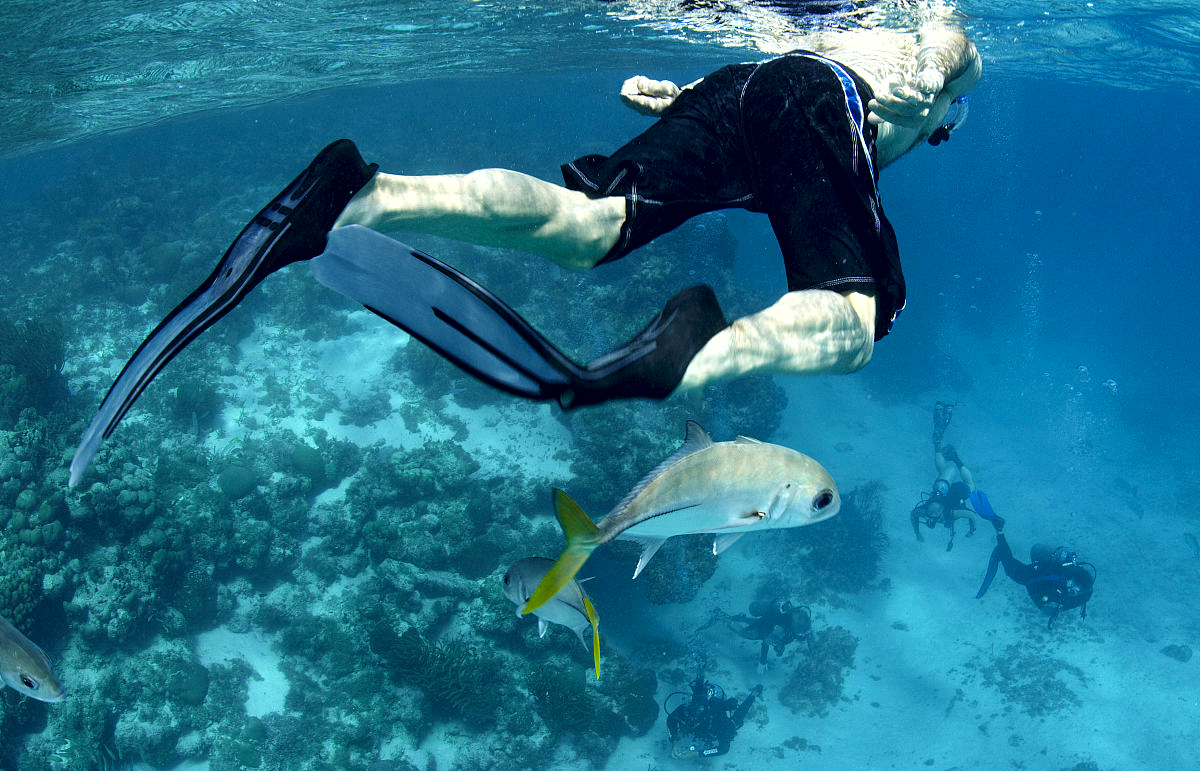
%> input picture uwrepos/NR-UIQA/img1.png, 1200 x 771 px
$ octave --eval "result = Contrast_feat(imread('../img1.png'));"   (GNU Octave 9; MATLAB toolbox functions it lacks are replaced by stand-ins)
%> lines starting %> are read from the running program, lines starting %| are printed output that depends on the picture
### uwrepos/NR-UIQA/functions/Con_Moments.m
function vectors = Con_Moments(img)
    lab = rgb2lab(img);
    L_Img = lab(:,:,1);
    A_Img = lab(:,:,2);
    B_Img = lab(:,:,3);
    [m,n] = size(L_Img);
    N = m*n;

    % 求一阶矩-均值
    hMean = mean2( L_Img );
    sMean = mean2( A_Img );
    vMean = mean2( B_Img );

    % 求二阶矩-方差
    hSig = sqrt( sum(sum((L_Img-hMean).^2))/N );
    sSig = sqrt( sum(sum((A_Img-sMean).^2))/N );
    vSig = sqrt( sum(sum((B_Img-vMean).^2))/N );

    % 求三阶矩-斜度
    h3   = sum( sum( (L_Img-hMean).^3 ) );
    hSke = ( h3/N )^(1/3);
    s3   = sum( sum( (A_Img-sMean).^3 ) );
    sSke = ( s3/N )^(1/3);
    v3   = sum( sum( (B_Img-vMean).^3 ) );
    vSke = ( v3/N )^(1/3);

    %求四阶矩—峰度
     h4   = sum( sum( (L_Img-hMean).^4 ) );
    hKu = ( h4/N )^(1/4)-3;
    s4   = sum( sum( (A_Img-sMean).^4 ) );
    sKu = ( s4/N )^(1/4)-3;
    v4   = sum( sum( (B_Img-vMean).^4 ) );
    vKu = ( v4/N )^(1/4)-3;

    vectors = [ hMean, hSig, hSke,hKu, sMean, sSig, sSke,sKu, vMean, vSig, vSke,vKu ];
end

### uwrepos/NR-UIQA/functions/Contrast_feat.m
function Contrast_feature = Contrast_feat(I)
 Edi= Con_entropy(I);
 n_Edi = Con_nEntropy(I);
 Moment= Con_Moment(I);
 Contrast_feature = [Edi  n_Edi Moment];
end

function Edi=  Con_entropy (I)
M=entropy(I);
%> M = 7.52
Edi=[];
Imi=I-120;
I1 = min(max(Imi,0),255);
E1=entropy(I1)-entropy(I);
%> E1 = -3.98
Imi=I-90;
I2 = min(max(Imi,0),255);
E2=entropy(I2)-entropy(I);
%> E2 = -2.54
Imi=I-60;
I3 = min(max(Imi,0),255);
E3=entropy(I3)-entropy(I);
%> E3 = -1.78
Imi=I-30;
I4 = min(max(Imi,0),255);
E4=entropy(I4)-entropy(I);
%> E4 = -1.04
Imi=I+30;
I5 = min(max(Imi,0),255);
E5=entropy(I5)-entropy(I);
%> E5 = -0.11
Imi=I+60;
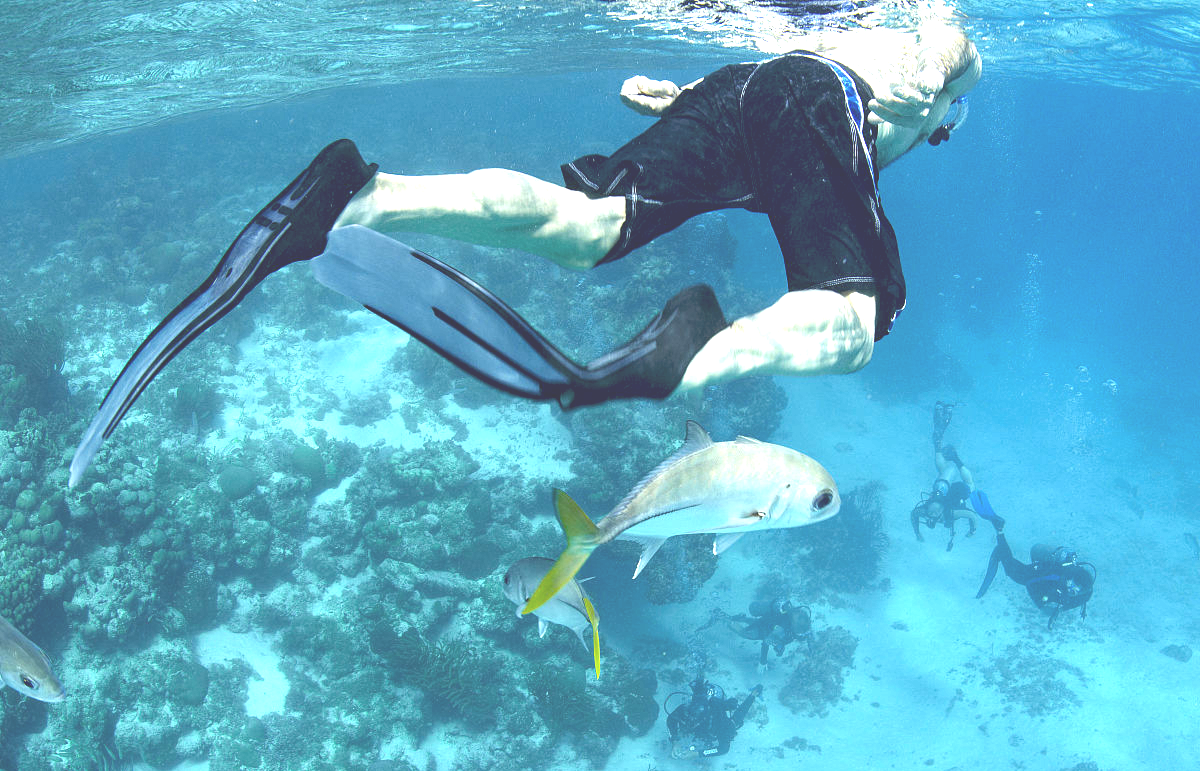
%> Imi: size 771x1200x3 uint8; mean R, G, B 91.1, 172.2, 199.6
I6 = min(max(Imi,0),255);
E6=entropy(I6)-entropy(I);
%> E6 = -0.42
Imi=I+90;
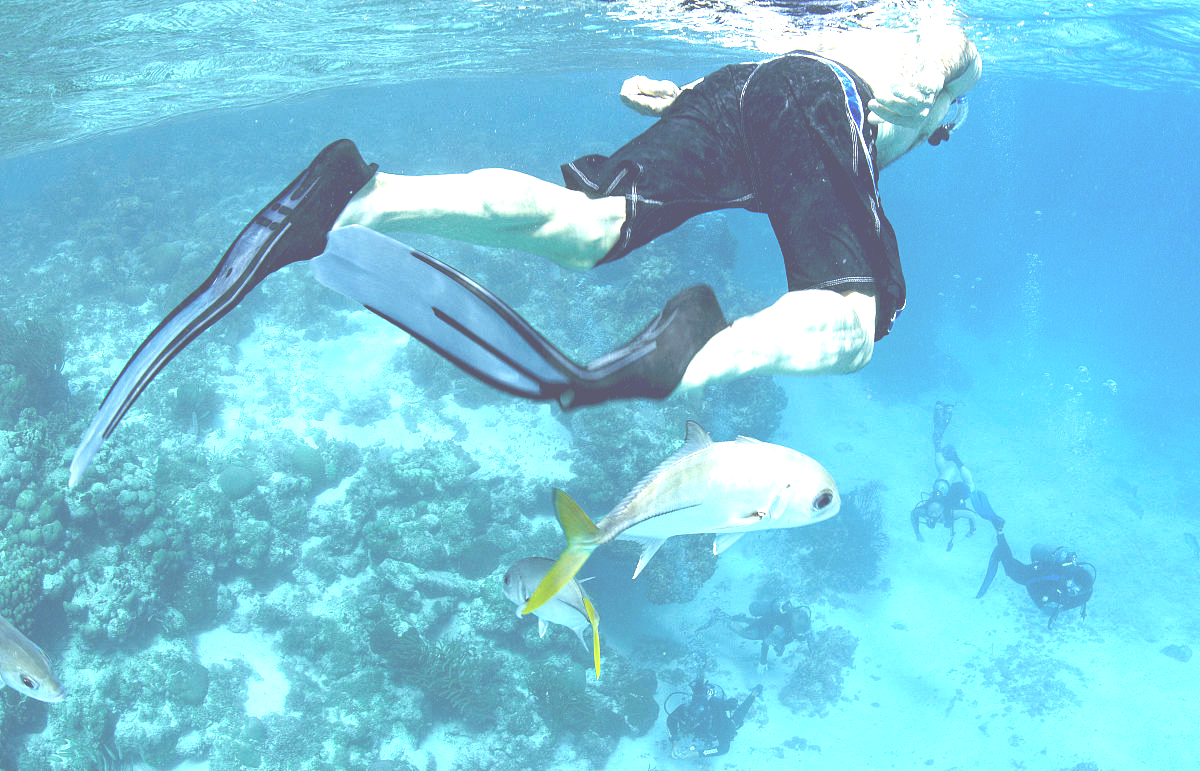
%> Imi: size 771x1200x3 uint8; mean R, G, B 120.1, 199.3, 222.8
I7 = min(max(Imi,0),255);
E7=entropy(I7)-entropy(I);
%> E7 = -1.06
Imi=I+120;
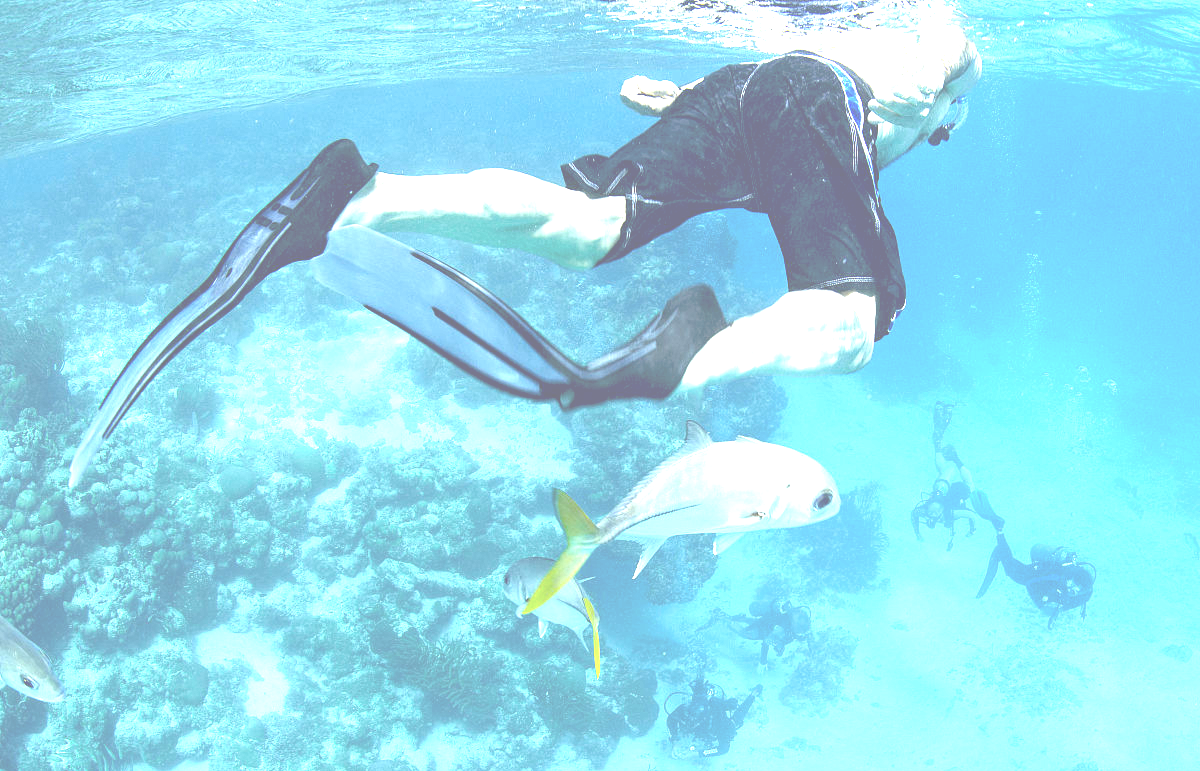
%> Imi: size 771x1200x3 uint8; mean R, G, B 148.9, 223, 239.3
I8 = min(max(Imi,0),255);
E8=entropy(I8)-entropy(I);
%> E8 = -2.03
Edi=[Edi E8 E7 E6 E5 E4 E3 E2 E1];
%> Edi = [-2.03 -1.06 -0.42 -0.11 -1.04 -1.78 -2.54 -3.98]
end

function n_Edi = Con_nEntropy(I)
M=8;N=8;% M/N设置
[m,n,c]=size(I);
%> m = 771; n = 1200; c = 3
xb=round(m/M)*M;yb=round(n/N)*N;%找到能被整除的M,N
%> after `xb=round(m/M)*M`: xb = 768
%> after `yb=round(n/N)*N`: yb = 1200
I=imresize(I,[xb,yb]);
[m,n,c]=size(I);
%> m = 768
count =1;
mb=[];
for i=1:M
for j=1:N
  block =I((i-1)*m/M+1:m/M*i,(j-1)*n/N+1:j*n/N,:);%图像分成块
  Edi = Con_entropy (block);
  mb=[mb;Edi];
  n_Edi=mean(mb);
count = count+1;
end
end
%> after the loop, count = 65
%> in Contrast_feat, `n_Edi = Con_nEntropy(I);`: n_Edi = [-1.85 -0.965 -0.378 -0.105 -0.969 -1.64 -2.34 -3.69]
end

function moment = Con_Moment(I)
moment = [];
vector = Con_Moments(I);
%> in Con_Moments, `lab = rgb2lab(img);`: lab: size 771x1200x3 double; mean of channels 1, 2, 3 44.3, -11.9, -21.9
%> in Con_Moments, `B_Img = lab(:,:,3);`:
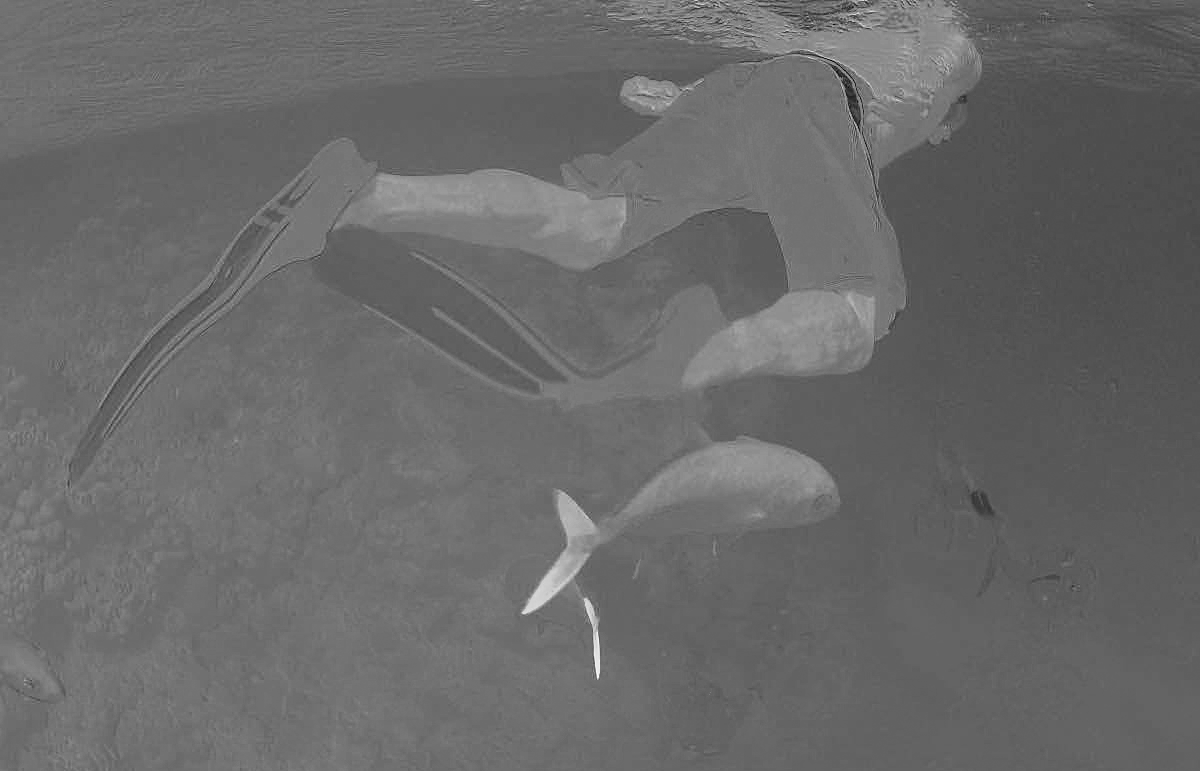
%> B_Img: size 771x1200 double; min -98.01, max 85.4, mean -21.9; drawn with min black and max white
%> in Con_Moments, `hMean = mean2( L_Img );`: hMean = 44.35
%> in Con_Moments, `sMean = mean2( A_Img );`: sMean = -11.95
%> in Con_Moments, `vMean = mean2( B_Img );`: vMean = -21.93
%> in Con_Moments, `hSig = sqrt( sum(sum((L_Img-hMean).^2))/N );`: hSig = 18.86
%> in Con_Moments, `sSig = sqrt( sum(sum((A_Img-sMean).^2))/N );`: sSig = 8.45
%> in Con_Moments, `vSig = sqrt( sum(sum((B_Img-vMean).^2))/N );`: vSig = 10.98
%> in Con_Moments, `h3   = sum( sum( (L_Img-hMean).^3 ) );`: h3 = 832507877.8
%> in Con_Moments, `hSke = ( h3/N )^(1/3);`: hSke = 9.65
%> in Con_Moments, `s3   = sum( sum( (A_Img-sMean).^3 ) );`: s3 = 208628254.3
%> in Con_Moments, `sSke = ( s3/N )^(1/3);`: sSke = 6.09
%> in Con_Moments, `v3   = sum( sum( (B_Img-vMean).^3 ) );`: v3 = 1.13e+09
%> in Con_Moments, `vSke = ( v3/N )^(1/3);`: vSke = 10.7
%> in Con_Moments, `h4   = sum( sum( (L_Img-hMean).^4 ) );`: h4 = 4.5e+11
%> in Con_Moments, `hKu = ( h4/N )^(1/4)-3;`: hKu = 23.4
%> in Con_Moments, `s4   = sum( sum( (A_Img-sMean).^4 ) );`: s4 = 1.62e+10
%> in Con_Moments, `sKu = ( s4/N )^(1/4)-3;`: sKu = 8.51
%> in Con_Moments, `v4   = sum( sum( (B_Img-vMean).^4 ) );`: v4 = 9.51e+10
%> in Con_Moments, `vKu = ( v4/N )^(1/4)-3;`: vKu = 14.91
%> in Con_Moments, `vectors = [ hMean, hSig, hSke,hKu, sMean, sSig, sSke,sKu, vMean, vSig,..`: vectors = [44.35 18.86 9.65 23.4 -11.95 8.45 6.09 8.51 -21.93 10.98 10.7 14.91]
%> vector has the same summary as vectors in Con_Moments
moment = [moment;vector];
%> moment has the same summary as vectors in Con_Moments
moment = abs(moment);
%> moment = [44.35 18.86 9.65 23.4 11.95 8.45 6.09 8.51 21.93 10.98 10.7 14.91]
end
%> in Contrast_feat, `Moment= Con_Moment(I);`: Moment has the same summary as moment in Con_Moment
%> in Contrast_feat, `Contrast_feature = [Edi  n_Edi Moment];`: Contrast_feature = 28 values, max 44.35 at index 17, min -3.98 at index 8, mean 5.89
%> `result = Contrast_feat(imread('../img1.png'));`: result has the same summary as Contrast_feature in Contrast_feat
